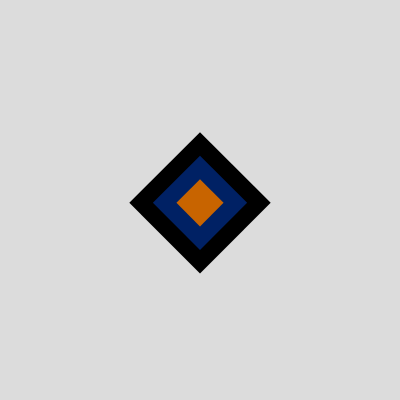
Frame 1 (no input)
Frame 60 (no input): identical to frame 1, image omitted
Frame 120 (the mouse pressed at the canvas centre since frame 60): identical to frame 1, image omitted

The p5.js sketch that drew this single still picture (run headless with seeded random() and noise() and a simulated clock; from frame 60 on, the mouse is pressed at the canvas centre):

// p5.js sketch
// ── sketch.js

/* Global variables */
let fillValue = 0;
let scaleValue = 100;

/* Setup */
function setup() {
  //createCanvas(windowWidth, windowHeight);
  createCanvas(400, 400);
}

/* Loop */
function draw() {
  // The built-in variable keyIsPressed evaluates to true when any key is pressed
  // and false otherwise.

  // The keyPressed()function is called once every time a key is pressed.

  // The keyReleased() function, which can be used to trigger an event every
  // time a key release is detected.

  // The keyTyped() function, which can be used to determine each time a specific
  // key is pressed. Note that the function cannot detect special keys but can
  // distinguish between lower-case and upper-case letters.

  // The keyIsDown() function, which can be used to check if a key is currently
  // being pressed.

  background(220)
  rectMode(CENTER);
  noStroke();
  fill(fillValue);
  // Code inside the if statement executes repeadetly as long as a key is held down
  if(keyIsPressed) {
    scaleValue += 2;
  }

  if(scaleValue >= width){
    scaleValue = 100;
  }

  translate(width / 2, -height / 5);
  rotate(PI / 4.0);
  rect(width / 2, width / 2 , scaleValue, scaleValue);
  fill (fillValue, 33, 100);
  rect(width / 2, width / 2 , scaleValue / 1.5, scaleValue / 1.5);
  fill (200,100, fillValue);
  rect(width / 2, width / 2 , scaleValue / 3, scaleValue / 3);

}

/* Functions */
// Code inside the keyPressed() function only executes once during the key press
function keyPressed() {
  if (fillValue === 0) {
    fillValue = 255;
  } else {
    fillValue = 0;
  }
}


// If you want your canvas to dynamically adjust to changes in the browser window’s size,
// you can use the resizeCanvas() function in the windowResized() function:
// // Whenever browser size changes, canvas is resized to browser's current width and height
function windowResized() {
  resizeCanvas(windowWidth, windowHeight);
}
